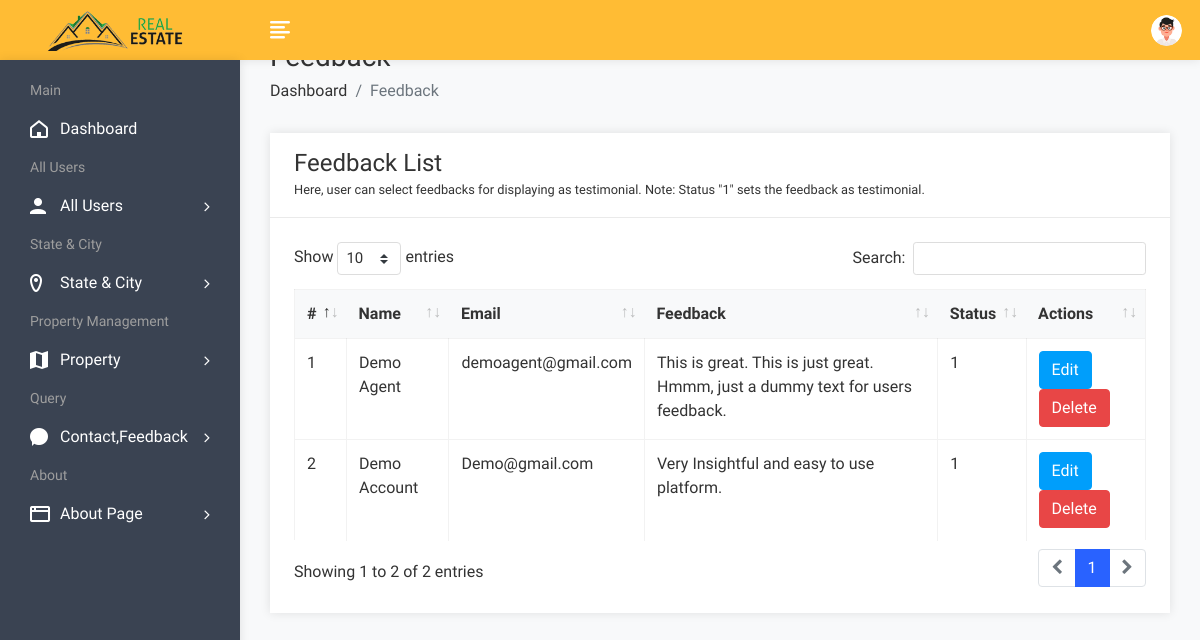
Page /admin/feedbackview.php (signed in) on the committed database.
### tables this page shows
CREATE TABLE `feedback` (
  `fid` int(50) NOT NULL,
  `uid` int(50) NOT NULL,
  `fdescription` varchar(300) NOT NULL,
  `status` int(1) NOT NULL,
  `date` datetime NOT NULL DEFAULT current_timestamp()
);

CREATE TABLE `user` (
  `uid` int(50) NOT NULL,
  `uname` varchar(100) NOT NULL,
  `uemail` varchar(100) NOT NULL,
  `uphone` varchar(20) NOT NULL,
  `upass` varchar(50) NOT NULL,
  `utype` varchar(50) NOT NULL,
  `uimage` varchar(300) NOT NULL
);

### admin/feedbackview.php (the view, shortened to what this page needs)
<!DOCTYPE html>
<html lang="en">
<head>
        <link rel="stylesheet" href="assets/css/bootstrap.min.css">
        <link rel="stylesheet" href="assets/css/font-awesome.min.css">
        <link rel="stylesheet" href="assets/css/feathericon.min.css">
		<link rel="stylesheet" href="assets/plugins/datatables/dataTables.bootstrap4.min.css">
		<link rel="stylesheet" href="assets/plugins/datatables/responsive.bootstrap4.min.css">
		<link rel="stylesheet" href="assets/plugins/datatables/select.bootstrap4.min.css">
		<link rel="stylesheet" href="assets/plugins/datatables/buttons.bootstrap4.min.css">
        <link rel="stylesheet" href="assets/css/style.css">
    </head>
    <body>
				<?php include("header.php"); ?>
            <div class="page-wrapper">
                <div class="content container-fluid">
					<div class="page-header">
						<div class="row">
							<div class="col">
								<h3 class="page-title">Feedback</h3>
								<ul class="breadcrumb">
									<li class="breadcrumb-item"><a href="dashboard.php">Dashboard</a></li>
									<li class="breadcrumb-item active">Feedback</li>
								</ul>
							</div>
						</div>
					</div>
					<div class="row">
						<div class="col-sm-12">
							<div class="card">
								<div class="card-header">
									<h4 class="card-title">Feedback List</h4>
									<small>Here, user can select feedbacks for displaying as testimonial. Note: Status "1" sets the feedback as testimonial.</small>
								</div>
								<div class="card-body">
									<table id="basic-datatable" class="table table-bordered table-hover">
                                            <thead>
                                                <tr>
                                                    <th>#</th>
                                                    <th>Name</th>
                                                    <th>Email</th>
                                                    <th>Feedback</th>
													<th>Status</th>
                                                    <th>Actions</th>
                                                </tr>
                                            </thead>
                                            <tbody>
											<?php
												$query=mysqli_query($con,"select feedback.*, user.* from feedback,user where feedback.uid=user.uid");
												$cnt=1;
												while($row=mysqli_fetch_array($query))
													{
											?>
                                                <tr>
                                                    <td><?php echo $cnt; ?></td>
                                                    <td><?php echo $row['uname']; ?></td>
                                                    <td><?php echo $row['uemail']; ?></td>
                                                    <td><?php echo $row['2']; ?></td>
                                                    <td><?php echo $row['3']; ?></td>
													<td><a href="feedbackedit.php?id=<?php echo $row['0']; ?>"><button class="btn btn-info">Edit</button></a>
                                                    <a href="feedbackdelete.php?id=<?php echo $row['0']; ?>"><button class="btn btn-danger">Delete</button></a></td>
                                                </tr>
                                                <?php
												$cnt=$cnt+1;
												}
												?>
                                            </tbody>
                                        </table>
								</div>
							</div>
						</div>
					</div>
				</div>
			</div>
    </body>
</html>

### rows in the picture
feedback: uid.uname "Demo Agent", uid.uemail "demoagent@gmail.com", fdescription "This is great. This is just great. Hmmm, just a dummy text for users feedback.", status "1"
feedback: uid.uname "Demo Account", uid.uemail "Demo@gmail.com", fdescription "Very Insightful and easy to use platform.", status "1"
